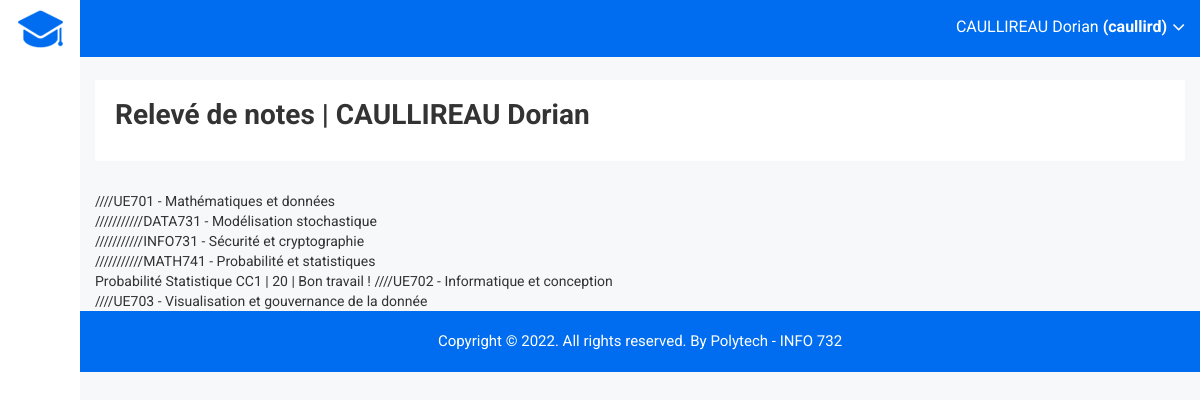
The app's page /?r=releve/student&id=1, older data.
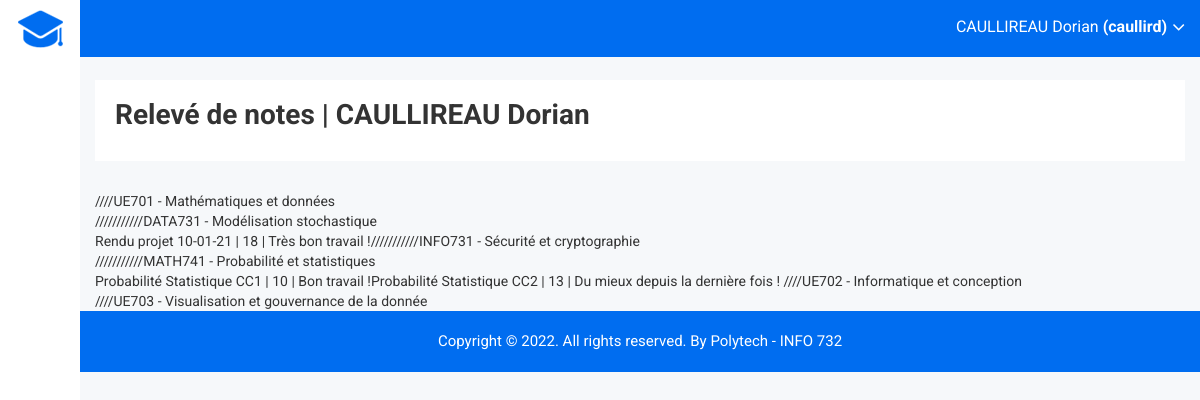
The same page, newer data.
### tables this page shows
CREATE TABLE IF NOT EXISTS internaluser (
    idinternaluser int(11) NOT NULL AUTO_INCREMENT,
    name_user varchar(100) NOT NULL,
    forname_user varchar(100) NOT NULL,
    email varchar(100) NOT NULL,
    password varchar(100) NOT NULL,
    username varchar(100) NULL,
    picture varchar(255) NULL,
    admin boolean NOT NULL default FALSE,
    deleted boolean NOT NULL default FALSE,
    PRIMARY KEY (idinternaluser)
    );

CREATE TABLE IF NOT EXISTS educationalunit (
    ideducationalunit int(11) NOT NULL AUTO_INCREMENT,
    title_educationalunit varchar(100) NOT NULL,
    description_educationalunit varchar(2000) NOT NULL,
    PRIMARY KEY (ideducationalunit)
    );

CREATE TABLE IF NOT EXISTS module (
    idmodule int(11) NOT NULL AUTO_INCREMENT,
    title_module varchar(100) NOT NULL,
    description_module varchar(2000) NOT NULL,
    photo_module varchar(2000) NOT NULL,
    gradecoefficient_module float NOT NULL,
    idteacher int(11) NOT NULL,
    FOREIGN KEY (idteacher) REFERENCES teacher(idteacher),
    PRIMARY KEY (idmodule)
    );

CREATE TABLE IF NOT EXISTS evaluation(
    idevaluation int(11) NOT NULL AUTO_INCREMENT,
    title_evaluation varchar(100) NOT NULL,
    mark_evaluation float(3) NOT NULL,
    comment_evaluation varchar(255) NULL,
    idteacher int(11) NOT NULL,
    idstudent int(11) NOT NULL,
    idmodule int(11) NOT NULL,
    FOREIGN KEY (idteacher) REFERENCES teacher(idteacher),
    FOREIGN KEY (idstudent) REFERENCES student(idstudent),
    FOREIGN KEY (idmodule) REFERENCES module(idmodule),
    PRIMARY KEY (idevaluation)
    );

### controller/ReleveController.php (called while the page is built)
<?php
class ReleveController extends Controller {
    public function student(){
        like_student();
        $this->render("index", [
            'module' => Module::findAll(),
            'evaluation' => Evaluation::findOne(['idstudent' => Student::findOne(['idinternaluser' => parameters()['id']])[0]->idstudent]),
            'educationalunit' => EducationalUnit::findAll(),
            'module_unit' => ModuleUnit::findAll()
        ]);
    }
}

### index.php (called while the page is built, shortened)
<?php
include_once "db.php";
include_once "controller/route.php";

### model/Model.php (called while the page is built, shortened)
<?php
class Model {
	public function __construct($id=null) {
		$class = get_class($this);
		$table = strtolower($class);
		if ($id != null) {
			$st = db()->prepare("select * from $table where id$table=:id");
			$st->bindValue(":id", $id);
			$st->execute();
		}
	}
	public static function findAll($params = null){
		$class = get_called_class();
		$table = strtolower($class);
		$sql = "select id$table from $table";
		$st = db()->prepare($sql);
		$st->execute();
		$list = array();
		while($row = $st->fetch(PDO::FETCH_ASSOC)) {
			$list[] = new $class($row["id".$table]);
		}
		return $list;
	}
	public static function findOne($data, $operator = null, $params = null) {
        $table = strtolower(get_called_class());
        array_walk($data,
            function (&$v, $k) {
                if(is_string($v)){
                    $v = "$k = '$v'";
                }
                else{
                    $v = $k.' = '.$v;
                }
            }
        );
        if($operator == "or"){
            $res = implode(' or ', $data);
        }else{
            $res = implode(' and ', $data);
        }
        $sql = "select id$table from $table where $res";
        $st = db()->prepare($sql);
        $st->execute();
        $list = array();
        while($row = $st->fetch(PDO::FETCH_ASSOC)) {
            $list[] = new $class($row["id".$table]);
        }
        return $list;
    }
	public function __get($fieldName) {
		$varName = "_".$fieldName;
		if (property_exists(get_class($this), $varName))
			return $this->$varName;
		else {
			throw new Exception("Unknown variable: ".$fieldName." in ".get_class($this));
		}
	}
	public function __set($fieldName, $value) {
		$varName = "_".$fieldName;
		if ($value !== null) {
			if (property_exists(get_class($this), $varName)) {
				$class = get_class($this);
				$table = strtolower($class);
				$id = "_id".$fieldName;
				if (isset($value->$id)) {
					$st = db()->prepare("update $table set id$fieldName=:val where id$table=:id");
					$id = substr($id, 1);
					$st->bindValue(":val", $value->$id);
				} else {
					$st = db()->prepare("update $table set $fieldName=:val where id$table=:id");
				}
			} else {
				throw 	new Exception("Unknown variable: ".$fieldName. " in ".get_class($this));
			}
		}
	}
}

### db.php (called while the page is built)
<?php
$db = new PDO("mysql:host=localhost;dbname=info732","root","");
$db->exec("SET NAMES 'utf8';");
function db() { global $db; return $db; }

### tools.php (called while the page is built, shortened)
<?php
function like_student(){
    $iduser = 1;
    $_SESSION["user"] = InternalUser::findOne(['idinternaluser' => $iduser]);
}

### view/releve/index.php (the view)
<div class="breadcome-area">
    <div class="container-fluid">
        <div class="row">
            <div class="col-lg-12 col-md-12 col-sm-12 col-xs-12">
                <div class="breadcome-list">
                    <div class="row">
                        <div class="col-lg-12 col-md-6 col-sm-12 col-xs-12">
                            <ul>
                                 <li><span><h1>Relevé de notes | <?php echo $_SESSION["user"][0]->name_user." ".$_SESSION["user"][0]->forname_user; ?></h1></span>
                                </li>
                            </ul>
                        </div>
                    </div>
                </div>
            </div>
        </div>
    </div>
</div>
<div class="widget-program-bg">
    <div class="container-fluid">
        <?php
           foreach($data['educationalunit'] as $educationalunit){
               echo "////" . $educationalunit->title_educationalunit;
               echo "<br>";
               foreach($data['module_unit'] as $moduleunit){
                   if($moduleunit->ideducationalunit->ideducationalunit == $educationalunit->ideducationalunit){
                       echo "///////////" . $moduleunit->idmodule->title_module;
                       echo "<br>";
                       foreach($data['evaluation'] as $evaluation){
                           if(($evaluation->idmodule->idmodule == $moduleunit->idmodule->idmodule)){
                               echo $evaluation->title_evaluation." | ".$evaluation->mark_evaluation." | ".$evaluation->comment_evaluation;
                           }
                       }
                   }
               }
        ?>
        <?php
            }
        ?>
    </div>
</div>

### controller/route.php (shortened to what this page needs)
<?php
$parameters = array();
if (isset($_GET))
	foreach($_GET as $k=>$v)
		$parameters[$k] = $v;
function parameters() {
	global $parameters;
	return $parameters;
}
if (isset(parameters()["r"])) {
	$route = parameters()["r"];
	if (strpos($route,"/") === FALSE)
		list($controller, $action) = array($route, "index");
	else
		list($controller, $action) = explode("/", $route);
	$controller = ucfirst($controller)."Controller";
	if (class_exists($controller)) {
		$c = new $controller();
	} else {
		$c = new SiteController();
		$action = substr($controller, 0,
		strpos($controller, "Controller"));
	}
	$c->$action();
} else {
	$c = new SiteController();
	$c->index();
}

### controller/Controller.php (shortened to what this page needs)
<?php
class Controller {
	public function render($view, $d=null) {
		$controller = get_class($this);
		$model = substr($controller, 0,
		strpos($controller, "Controller"));
		$data = $d;
        if($model != "Login"){
            include_once "view/header.php";
            include_once "view/".strtolower($model)."/".$view.".php";
            include_once "view/footer.php";
        }else{
            include_once "view/".strtolower($model)."/".$view.".php";
        }
	}
}

### view/header.php (shortened to what this page needs)
<!doctype html>
<html class="no-js" lang="en">
<head>
    <link rel="stylesheet" href="css/bootstrap.min.css">
    <link rel="stylesheet" href="css/font-awesome.min.css">
    <link rel="stylesheet" href="css/owl.carousel.css">
    <link rel="stylesheet" href="css/owl.theme.css">
    <link rel="stylesheet" href="css/owl.transitions.css">
    <link rel="stylesheet" href="css/animate.css">
    <link rel="stylesheet" href="css/normalize.css">
    <link rel="stylesheet" href="css/meanmenu.min.css">
    <link rel="stylesheet" href="css/main.css">
    <link rel="stylesheet" href="css/educate-custon-icon.css">
    <link rel="stylesheet" href="css/morrisjs/morris.css">
    <link rel="stylesheet" href="css/scrollbar/jquery.mCustomScrollbar.min.css">
    <link rel="stylesheet" href="css/metisMenu/metisMenu.min.css">
    <link rel="stylesheet" href="css/metisMenu/metisMenu-vertical.css">
    <link rel="stylesheet" href="css/calendar/fullcalendar.min.css">
    <link rel="stylesheet" href="css/calendar/fullcalendar.print.min.css">
    <link rel="stylesheet" href="css/template_style.css">
    <link rel="stylesheet" href="css/responsive.css">
</head>
<body class="mini-navbar">
<div class="left-sidebar-pro">
    <nav id="sidebar" class="active">
        <div class="sidebar-header">
            <strong><a href="."><img src="img/logo/logosn.png" alt="" /></a></strong>
        </div>
    </nav>
</div>
<div class="all-content-wrapper">
    <div class="container-fluid">
        <div class="row">
            <div class="col-lg-12 col-md-12 col-sm-12 col-xs-12">
                <div class="logo-pro">
                    <a href="index.html"><img class="main-logo" src="img/logo/logo.png" alt="" /></a>
                </div>
            </div>
        </div>
    </div>
    <div class="header-advance-area">
        <div class="header-top-area">
            <div class="container-fluid">
                <div class="row">
                    <div class="col-lg-12 col-md-12 col-sm-12 col-xs-12">
                        <div class="header-top-wraper">
                            <div class="row">
                                <div class="col-lg-1 col-md-0 col-sm-1 col-xs-12">
                                    <div class="menu-switcher-pro">
                                        <button type="button" id="sidebarCollapse" class="btn bar-button-pro header-drl-controller-btn btn-info navbar-btn">
                                        </button>
                                    </div>
                                </div>
                                <div class="col-lg-5 col-md-5 col-sm-12 col-xs-12">
                                    <div class="header-right-info">
                                        <ul class="nav navbar-nav mai-top-nav header-right-menu">
                                            <li class="nav-item">
                                                <a href="#" data-toggle="dropdown" role="button" aria-expanded="false" class="nav-link dropdown-toggle">
                                                    <span class="admin-name"><?php echo $_SESSION["user"][0]->name_user ;?> <?php echo $_SESSION["user"][0]->forname_user ;?> <b>(<?php echo $_SESSION["user"][0]->username ;?>)</b></span>
                                                    <i class="fa fa-angle-down edu-icon edu-down-arrow"></i>
                                                </a>
                                            </li>
                                        </ul>
                                    </div>
                                </div>
                                <div class="col-lg-2 col-md-3 col-sm-2 col-xs-4">
                                </div>
                            </div>
                        </div>
                    </div>
                </div>
            </div>
        </div>

### view/footer.php (shortened to what this page needs)
<div class="footer-copyright-area">
            <div class="container-fluid">
                <div class="row">
                    <div class="col-lg-12">
                        <div class="footer-copy-right">
                            <p>Copyright © 2022. All rights reserved. By Polytech -<a href="https://polycrew.fr/"> INFO 732 </a></p>
                        </div>
                    </div>
                </div>
            </div>
        </div>
    </div>
</body>
</html>

### css/main.css (style rules this page uses)
html { color: #222; font-size: 1em; line-height: 1.4; }
audio, canvas, iframe, img, svg, video { vertical-align: middle; }

Row changes from the older to the newer data that the page shows:
changed module "DATA731 - Modélisation stochastique": gains evaluation (title_evaluation "Rendu projet 10-01-21", mark_evaluation "18", comment_evaluation "Très bon travail !")
changed module "MATH741 - Probabilité et statistiques": gains evaluation (title_evaluation "Probabilité Statistique CC2", mark_evaluation "13", comment_evaluation "Du mieux depuis la dernière fois !")
changed evaluation "Probabilité Statistique CC1": mark_evaluation "20" → "10"
